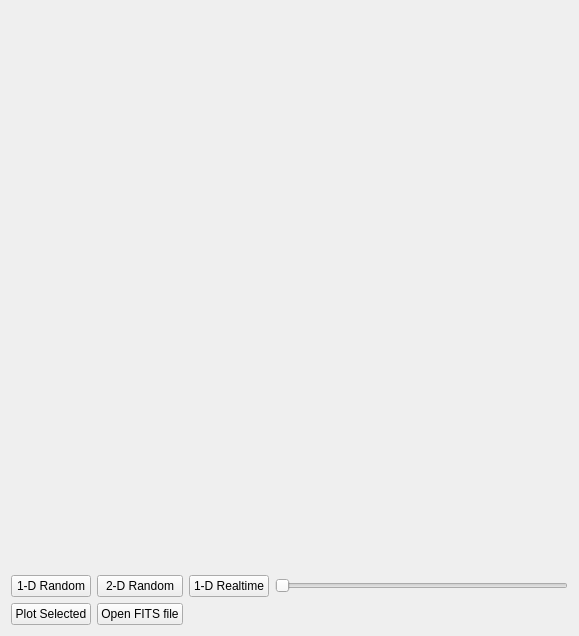
<?xml version="1.0" encoding="UTF-8"?>
<ui version="4.0">
 <class>MagicPlot</class>
 <widget class="QWidget" name="MagicPlot">
  <property name="geometry">
   <rect>
    <x>0</x>
    <y>0</y>
    <width>579</width>
    <height>636</height>
   </rect>
  </property>
  <property name="windowTitle">
   <string>Form</string>
  </property>
  <layout class="QGridLayout" name="gridLayout">
   <item row="0" column="0">
    <widget class="QSplitter" name="drawSplitter">
     <property name="orientation">
      <enum>Qt::Horizontal</enum>
     </property>
     <property name="handleWidth">
      <number>2</number>
     </property>
     <widget class="QWidget" name="verticalLayoutWidget_2">
      <layout class="QVBoxLayout" name="plotContainerLayout">
       <item>
        <layout class="QHBoxLayout" name="plotLayout"/>
       </item>
       <item>
        <widget class="QLabel" name="mousePosLabel">
         <property name="text">
          <string/>
         </property>
        </widget>
       </item>
      </layout>
     </widget>
    </widget>
   </item>
   <item row="1" column="0">
    <layout class="QGridLayout" name="gridLayout_2">
     <item row="0" column="0">
      <widget class="QPushButton" name="plotRand1d">
       <property name="sizePolicy">
        <sizepolicy hsizetype="Minimum" vsizetype="Maximum">
         <horstretch>0</horstretch>
         <verstretch>0</verstretch>
        </sizepolicy>
       </property>
       <property name="text">
        <string>1-D Random</string>
       </property>
      </widget>
     </item>
     <item row="0" column="1">
      <widget class="QPushButton" name="plotRand2d">
       <property name="sizePolicy">
        <sizepolicy hsizetype="Minimum" vsizetype="Maximum">
         <horstretch>0</horstretch>
         <verstretch>0</verstretch>
        </sizepolicy>
       </property>
       <property name="text">
        <string>2-D Random</string>
       </property>
      </widget>
     </item>
     <item row="0" column="2">
      <widget class="QPushButton" name="plot1dRealtime">
       <property name="text">
        <string>1-D Realtime</string>
       </property>
      </widget>
     </item>
     <item row="0" column="3">
      <widget class="QSlider" name="bufferSizeSlider">
       <property name="mouseTracking">
        <bool>false</bool>
       </property>
       <property name="toolTip">
        <string>&lt;html&gt;&lt;head/&gt;&lt;body&gt;&lt;p&gt;Set buffer size&lt;/p&gt;&lt;/body&gt;&lt;/html&gt;</string>
       </property>
       <property name="minimum">
        <number>10</number>
       </property>
       <property name="maximum">
        <number>100</number>
       </property>
       <property name="orientation">
        <enum>Qt::Horizontal</enum>
       </property>
       <property name="tickPosition">
        <enum>QSlider::NoTicks</enum>
       </property>
       <property name="tickInterval">
        <number>1</number>
       </property>
      </widget>
     </item>
     <item row="1" column="0">
      <widget class="QPushButton" name="plotSelected">
       <property name="text">
        <string>Plot Selected</string>
       </property>
      </widget>
     </item>
     <item row="1" column="1">
      <widget class="QPushButton" name="openFitsFile">
       <property name="text">
        <string>Open FITS file</string>
       </property>
      </widget>
     </item>
    </layout>
   </item>
  </layout>
 </widget>
 <resources/>
 <connections/>
</ui>
